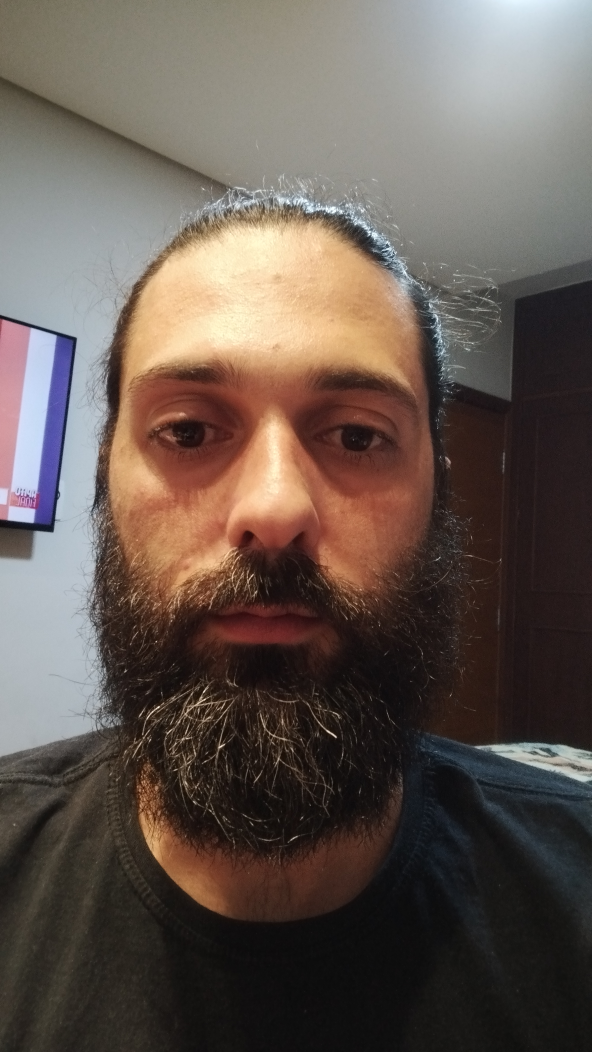
#> input picture 3d/referencias/upload-02/ref-15.jpg, 2368 x 4208 px, found by its file name (shown at 1/4 size)
$ python npc01_vsfotos.py ../referencias/upload-02/ref-13.jpg
#> lines starting #> are read from the running program, lines starting #| are printed output that depends on the picture; pictures that were not available may be replaced by others from this repository, and a replacement may not be noted
"""python3 tools/npc01_vsfotos.py <tmpdir> — NPC ao lado das fotos ref-15 (frente), ref-12 (perfil D), ref-11 (3/4 D), rosto recortado no mesmo enquadramento."""
import sys; from PIL import Image
T = sys.argv[1]; R = 'referencias/upload-02/'
def crop(path, box):
#> called with path = 'referencias/upload-02/ref-15.jpg', box = (0.1, 0.12, 0.78, 0.8)
    im = Image.open(path).convert('RGB'); w, h = im.size; return im.crop((int(w * box[0]), int(h * box[1]), int(w * box[2]), int(h * box[3])))
#> in crop, im is the input picture: PIL image 2368x4208 RGB; mean R, G, B 100.2, 88.2, 80.9
#> after `w, h = im.size`: w = 2368; h = 4208
pairs = [('ref-15 frente', crop(R + 'ref-15.jpg', (0.10, 0.12, 0.78, 0.80)), 'NPC frente', Image.open(T + '/v_front.png')),
         ('ref-12 perfil D', crop(R + 'ref-12.jpg', (0.05, 0.10, 0.85, 0.85)), 'NPC perfil D', Image.open(T + '/v_profileR.png')),
         ('ref-11 3/4 D', crop(R + 'ref-11.jpg', (0.10, 0.10, 0.85, 0.85)), 'NPC 3/4 D', Image.open(T + '/v_q34R.png'))]
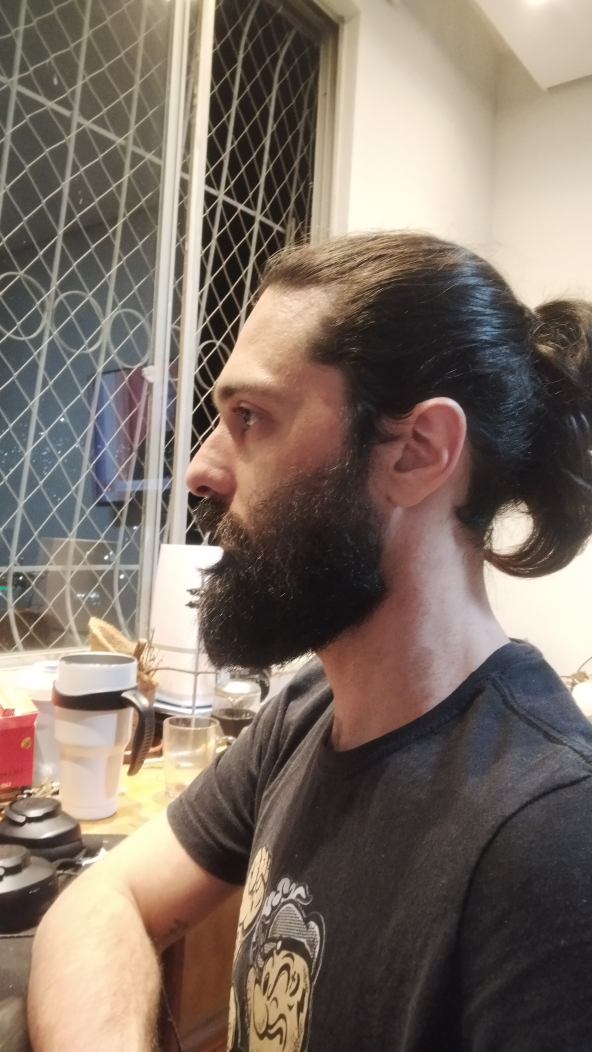
#> input picture 3d/referencias/upload-02/ref-13.jpg, 2368 x 4208 px, given in place of v_front.png, which was not available (shown at 1/4 size)
#> call 2 of crop, with path = 'referencias/upload-02/ref-12.jpg', box = (0.05, 0.1, 0.85, 0.85)
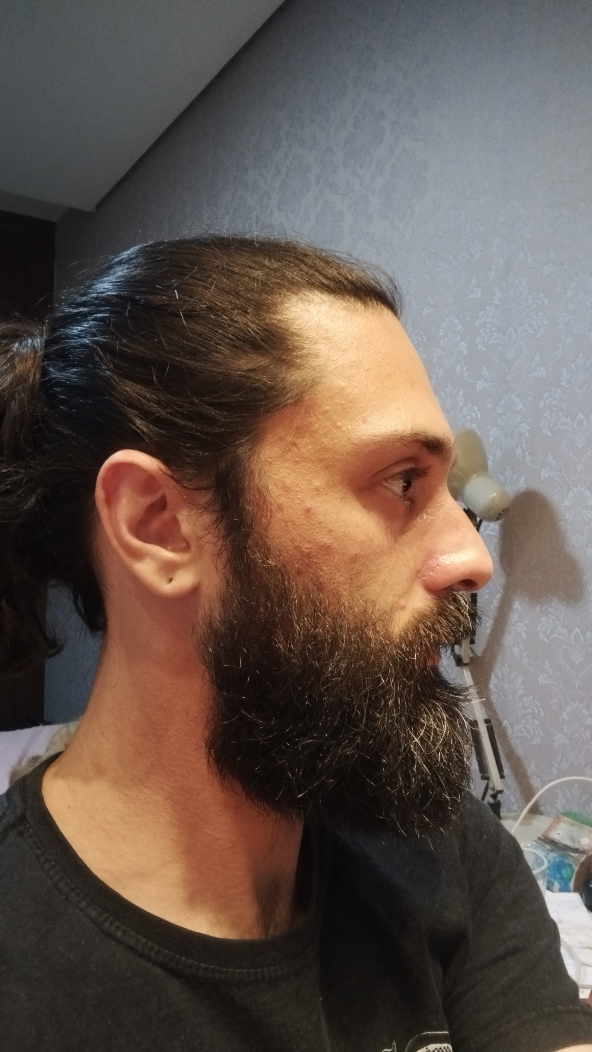
#> input picture 3d/referencias/upload-02/ref-12.jpg, 2368 x 4208 px, found by its file name (shown at 1/4 size)
#> in crop, im is the input picture: PIL image 2368x4208 RGB; mean R, G, B 99.5, 85.5, 78
#> in crop (call 2), `return im.crop((int(w * box[0]), int(h * box[1]), int(w * box[2]), int`:
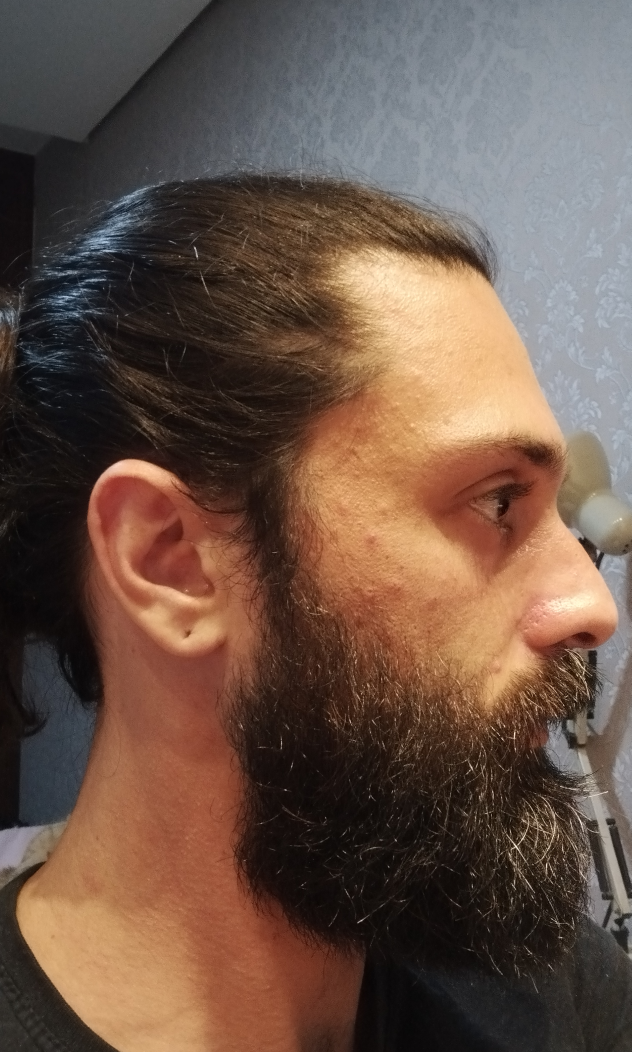
#> returned value: PIL image 1894x3156 RGB (shown at 1/3 size); mean R, G, B 107.2, 84.9, 72.5
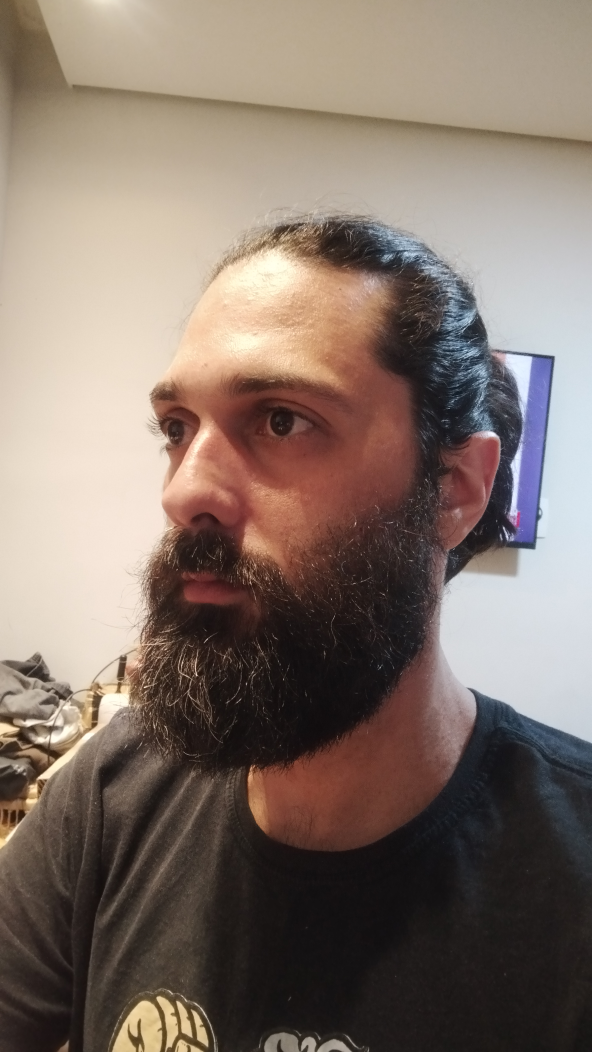
#> input picture 3d/referencias/upload-02/ref-14.jpg, 2368 x 4208 px, given in place of v_profileR.png, which was not available (shown at 1/4 size)
#> call 3 of crop, with path = 'referencias/upload-02/ref-11.jpg', box = (0.1, 0.1, 0.85, 0.85)
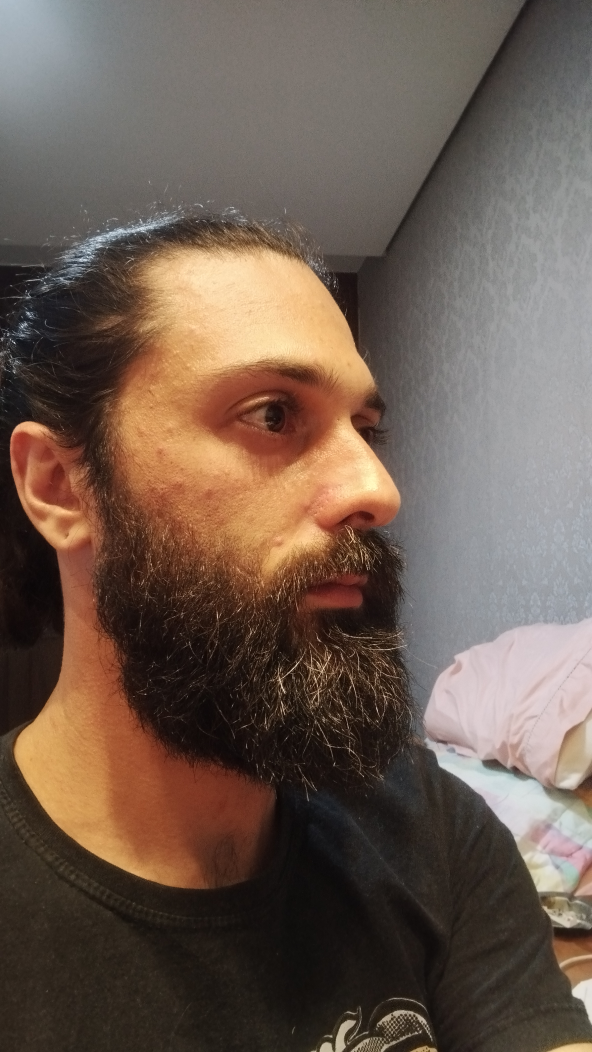
#> input picture 3d/referencias/upload-02/ref-11.jpg, 2368 x 4208 px, found by its file name (shown at 1/4 size)
#> in crop, im is the input picture: PIL image 2368x4208 RGB; mean R, G, B 109.3, 92, 80.6
#> in crop (call 3), `return im.crop((int(w * box[0]), int(h * box[1]), int(w * box[2]), int`:
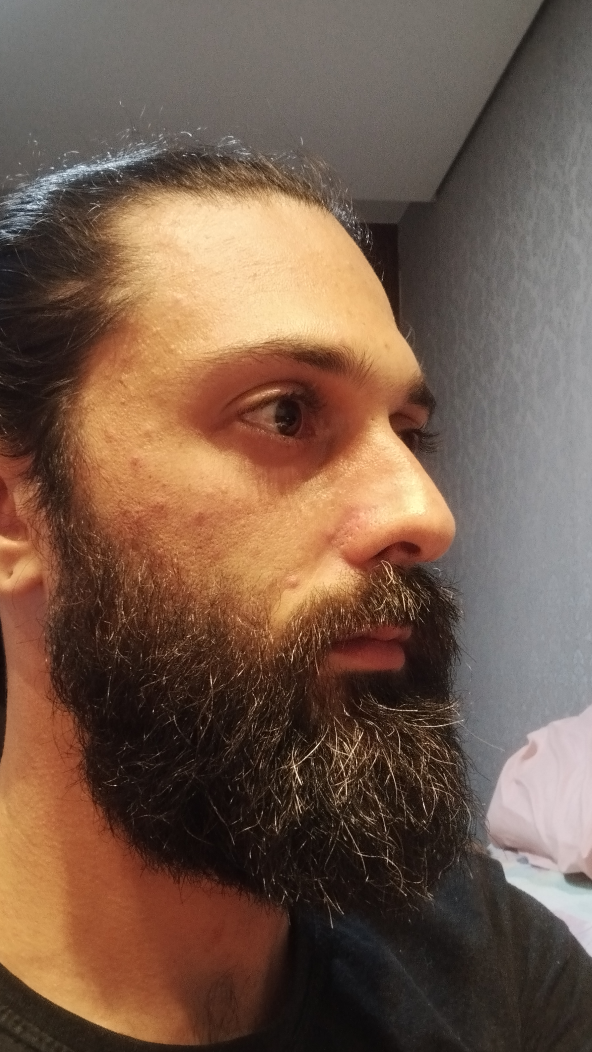
#> returned value: PIL image 1776x3156 RGB (shown at 1/3 size); mean R, G, B 116.9, 91.6, 75.4
h = 560; cells = []
for a, ia, b, ib in pairs:
    for lab, im in ((a, ia), (b, ib)): cells.append((lab, im.convert('RGB').resize((int(im.width * h / im.height), h))))
#> this loop made 3 passes
#> (a, b) on passes 1 to 2: ('ref-15 frente', 'NPC frente'), ('ref-12 perfil D', 'NPC perfil D')
#> a on pass 3: 'ref-11 3/4 D'
#> im is the input picture: PIL image 2368x4208 RGB; mean R, G, B 130.8, 115.6, 106.1
#> after the loop, cells = 6 items
from PIL import ImageDraw, ImageFont
font = ImageFont.truetype('/usr/share/fonts/truetype/dejavu/DejaVuSans.ttf', 16)
W = sum(c.width for _, c in cells); sheet = Image.new('RGB', (W, h + 26), (30, 30, 30)); d = ImageDraw.Draw(sheet); x = 0
#> after `W = sum((c.width for _, c in cells))`: W = 1911
#> after `sheet = Image.new('RGB', (W, h + 26), (30, 30, 30))`: sheet: PIL image 1911x586 RGB; every value is 30
for lab, im in cells: sheet.paste(im, (x, 26)); d.text((x + 6, 5), lab, fill=(240, 240, 240), font=font); x += im.width
#> this loop made 6 passes
#> (lab, x) on passes 1 to 6: ('ref-15 frente', 315), ('NPC frente', 630), ('ref-12 perfil D', 966), ('NPC perfil D', 1281), ('ref-11 3/4 D', 1596), ('NPC 3/4 D', 1911)
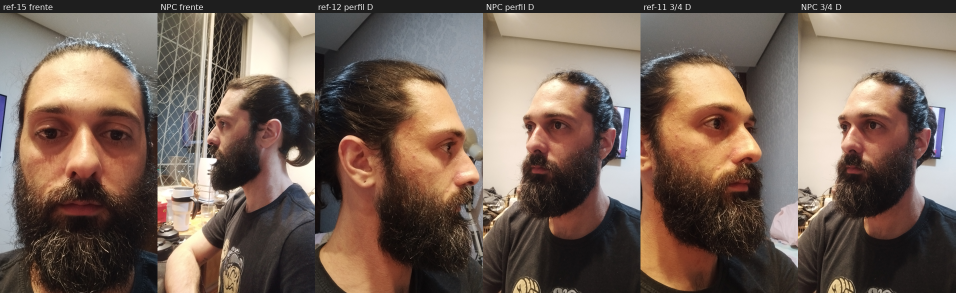
#> sheet: PIL image 1911x586 RGB (shown at 1/2 size); mean R, G, B 118, 99.8, 88.5
#> after the loop, x = 1911
sheet.save('analise/clay/npc01_vs_fotos.jpg', quality=88); print('folha analise/clay/npc01_vs_fotos.jpg', sheet.size)
#| folha analise/clay/npc01_vs_fotos.jpg (1911, 586)
